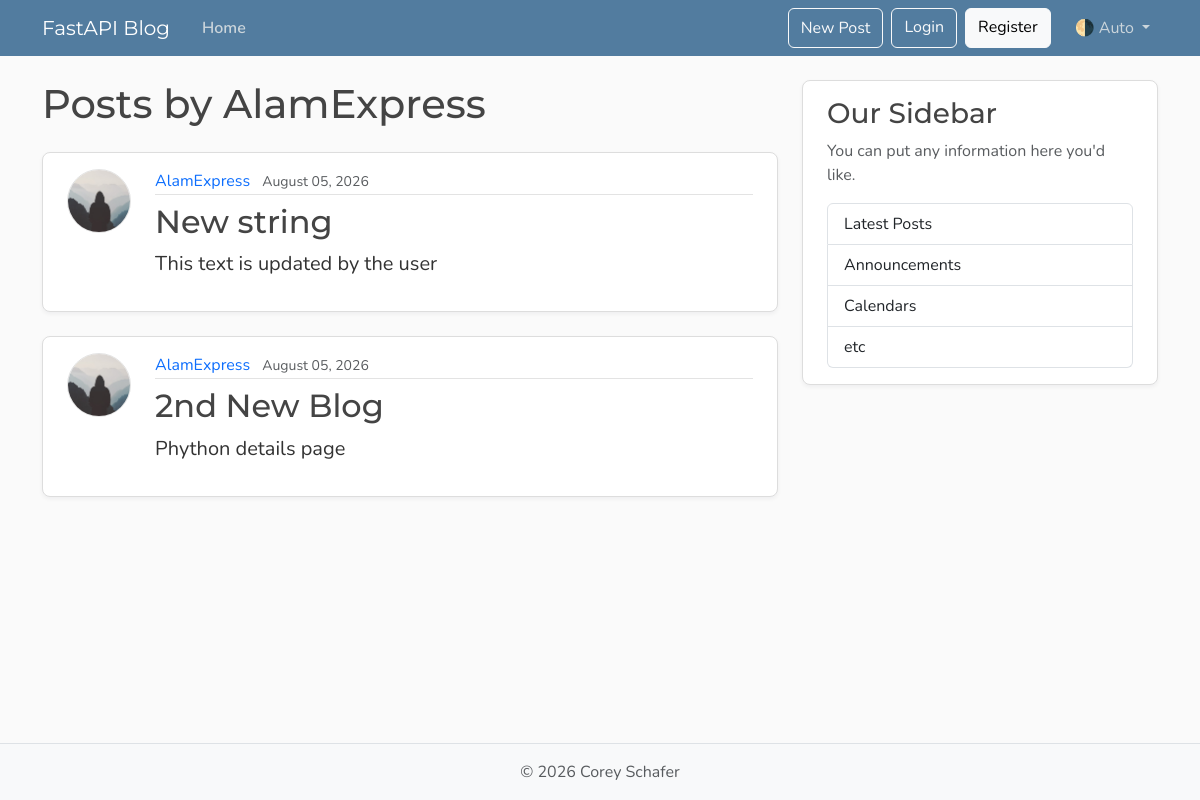
The page /users/1/posts on the database its author committed.
### database/models.py (models this page shows, shortened)
class User(Base):
    __tablename__ = "users"
    id: Mapped[int] = mapped_column(Integer, primary_key=True, index=True)
    username: Mapped[str] = mapped_column(String(50), unique=True, nullable=False)
    email: Mapped[str] = mapped_column(String(120), unique=True, nullable=False)
    image_file: Mapped[str | None] = mapped_column(
        String(200),
        nullable=True,
        default=None,
    )
    posts: Mapped[list[Post]] = relationship(back_populates="author", cascade="all, delete-orphan")

class Post(Base):
    __tablename__ = "posts"
    id: Mapped[int] = mapped_column(Integer, primary_key=True, index=True)
    title: Mapped[str] = mapped_column(String(100), nullable=False)
    content: Mapped[str] = mapped_column(Text, nullable=False)
    user_id: Mapped[int] = mapped_column(
        ForeignKey("users.id"),
        nullable=False,
        index=True,
    )
    date_posted: Mapped[datetime] = mapped_column(
        DateTime(timezone=True),
        default=lambda: datetime.now(UTC),
    )
    author: Mapped[User] = relationship(back_populates="posts")

### main.py (the view)
@app.get("/users/{user_id}/posts", include_in_schema=False, name="users_posts")
async def users_post_page(request: Request, user_id: int, db: Annotated[AsyncSession, Depends(get_db)]):
    result = await db.execute(Select(models.User).where(models.User.id == user_id))
    user = result.scalar_one_or_none()
    if not user:
        raise HTTPException(
            status_code=status.HTTP_404_NOT_FOUND,
            detail="User not found"
        )
    result = await db.execute(
        Select(models.Post)
        .options(selectinload(models.Post.author))
        .where(models.Post.user_id == user_id)
    )
    posts = result.scalars().all()
    return templates.TemplateResponse(
        request,
        "user_posts.html",
        {"posts": posts, "user": user, "title": f"{user.username}'s Posts"}
    )

### templates/user_posts.html
{% extends "layout.html" %}
{% block content %}
  <h1 class="mb-4">Posts by {{ user.username }}</h1>
  {% for post in posts %}
    <article class="content-section py-3 px-4 mb-4">
      <div class="d-flex align-items-start gap-4">
        <img class="rounded-circle article-img flex-shrink-0"
             src="{{ post.author.image_path }}"
             alt="{{ post.author.username }}'s profile picture"
             width="64"
             height="64"
             loading="lazy">
        <div class="flex-grow-1">
          <div class="article-metadata mb-2">
            <a class="me-2"
               href="{{ url_for('users_posts', user_id=post.author.id) }}">{{ post.author.username }}</a>
            <small class="text-body-secondary">{{ post.date_posted.strftime("%B %d, %Y") }}</small>
          </div>
          <h2>
            <a class="article-title"
               href="{{ url_for('post_detail', post_id=post.id) }}">{{ post.title }}</a>
          </h2>
          <p class="article-content">{{ post.content }}</p>
        </div>
      </div>
    </article>
  {% else %}
    <p class="text-body-secondary">No posts by this user yet.</p>
  {% endfor %}
{% endblock content %}

### templates/layout.html (shortened to what this page needs)
<!doctype html>
<html lang="en">
  <head>
    <link
      href="https://cdn.jsdelivr.net/npm/bootstrap@5.3.8/dist/css/bootstrap.min.css"
      rel="stylesheet"
    />
    <link
      rel="stylesheet"
      type="text/css"
      href="{{ url_for('static', path='css/main.css') }}"
    />
  </head>
  <body class="d-flex flex-column min-vh-100">
    <header class="site-header">
      <nav
        class="navbar navbar-expand-md bg-steel fixed-top"
        data-bs-theme="dark"
      >
        <div class="container">
          <a class="navbar-brand me-4" href="{{url_for('home')}}"
            >FastAPI Blog</a
          >
          <div class="collapse navbar-collapse" id="navbarToggle">
            <div class="navbar-nav me-auto">
              <a
                class="nav-link active"
                aria-current="page"
                href="{{url_for('home')}}"
                >Home</a
              >
            </div>
            <div class="navbar-nav">
              <button
                class="btn btn-outline-light mb-2 mb-md-0 me-md-2"
                type="button"
                data-bs-toggle="modal"
                data-bs-target="#createPostModal"
              >
                New Post
              </button>
              <a class="btn btn-outline-light mb-2 mb-md-0 me-md-2" href="#"
                >Login</a
              >
              <a class="btn btn-light mb-2 mb-md-0 me-md-3" href="#"
                >Register</a
              >
              <div class="nav-item dropdown">
                <a
                  class="nav-link dropdown-toggle"
                  href="#"
                  role="button"
                  id="bd-theme"
                  data-bs-toggle="dropdown"
                  aria-expanded="false"
                >
                  <span id="bd-theme-text">🌗 Auto</span>
                </a>
              </div>
            </div>
          </div>
        </div>
      </nav>
    </header>
    <main role="main" class="container">
      <div class="row">
        <div class="col-md-8">{% block content %} {% endblock content %}</div>
        <aside class="col-md-4">
          <div class="content-section py-3 px-4 mb-4">
            <h3>Our Sidebar</h3>
            <p class="text-body-secondary">
              You can put any information here you'd like.
            </p>
            <ul class="list-group">
              <li class="list-group-item">Latest Posts</li>
              <li class="list-group-item">Announcements</li>
              <li class="list-group-item">Calendars</li>
              <li class="list-group-item">etc</li>
            </ul>
          </div>
        </aside>
      </div>
    </main>
    <footer class="mt-auto py-3 bg-body-tertiary border-top">
      <div class="container text-center">
        <p class="text-body-secondary mb-0">
          © <span id="year"></span> Corey Schafer
        </p>
      </div>
    </footer>
  </body>
</html>

### static/css/main.css (style rules this page uses)
:root { --font-heading: "Montserrat", system-ui, -apple-system, BlinkMacSystemFont, sans-serif; --font-body: "Nunito", system-ui, -apple-system, BlinkMacSystemFont, sans-serif; --color-bg-body: #fafafa; --color-bg-content: #ffffff; --color-text-primary: #333333; --color-text-heading: #444444; --color-steel: #527c9f; --color-nav-link: #cbd5db; --color-nav-link-hover: #ffffff; --color-link-hover: #428bca; --color-border: #dddddd; --color-border-light: #e3e3e3; --spacing-xl: 5rem; --article-img-size: 4rem; --account-img-size: 7.813rem; }
body { font-family: var(--font-body); background: var(--color-bg-body); color: var(--color-text-primary); }
main { padding-top: var(--spacing-xl); }
h1, h2, h3, h4, h5, h6 { font-family: var(--font-heading); color: var(--color-text-heading); }
.navbar-brand { font-family: var(--font-heading); }
a { text-decoration: none; }
.bg-steel { background-color: var(--color-steel); }
.site-header .navbar-nav .nav-link { color: var(--color-nav-link); transition: color 0.2s ease-in-out; }
.site-header .navbar-nav .nav-link.active { font-weight: 600; }
.content-section { background: var(--color-bg-content); border: 1px solid var(--color-border); border-radius: 0.5rem; box-shadow: 0 2px 4px rgba(15, 23, 42, 0.05); transition: box-shadow 0.15s ease, transform 0.15s ease, border-color 0.15s ease; }
.article-title { color: var(--color-text-heading); transition: color 0.2s ease-in-out; }
.article-content { white-space: pre-line; font-size: 1.25rem; }
.article-img { height: var(--article-img-size); width: var(--article-img-size); flex-shrink: 0; object-fit: cover; border: 1px solid var(--color-border-light); box-shadow: 0 0 0 2px var(--color-bg-content); }
.article-metadata { padding-bottom: 0.063rem; border-bottom: 1px solid var(--color-border-light); }
.article-metadata a { transition: color 0.2s ease-in-out; }
[data-bs-theme="dark"] { --color-bg-body: #1a1a1a; --color-bg-content: #2d2d2d; --color-text-primary: #e0e0e0; --color-text-heading: #f0f0f0; --color-border: #404040; --color-border-light: #4a4a4a; }

### rows shown on the page
User: username "AlamExpress"
Post: author.username "AlamExpress", date_posted "August 05, 2026", title "New string", content "This text is updated by the user"
Post: author.username "AlamExpress", date_posted "August 05, 2026", title "2nd New Blog", content "Phython details page"
